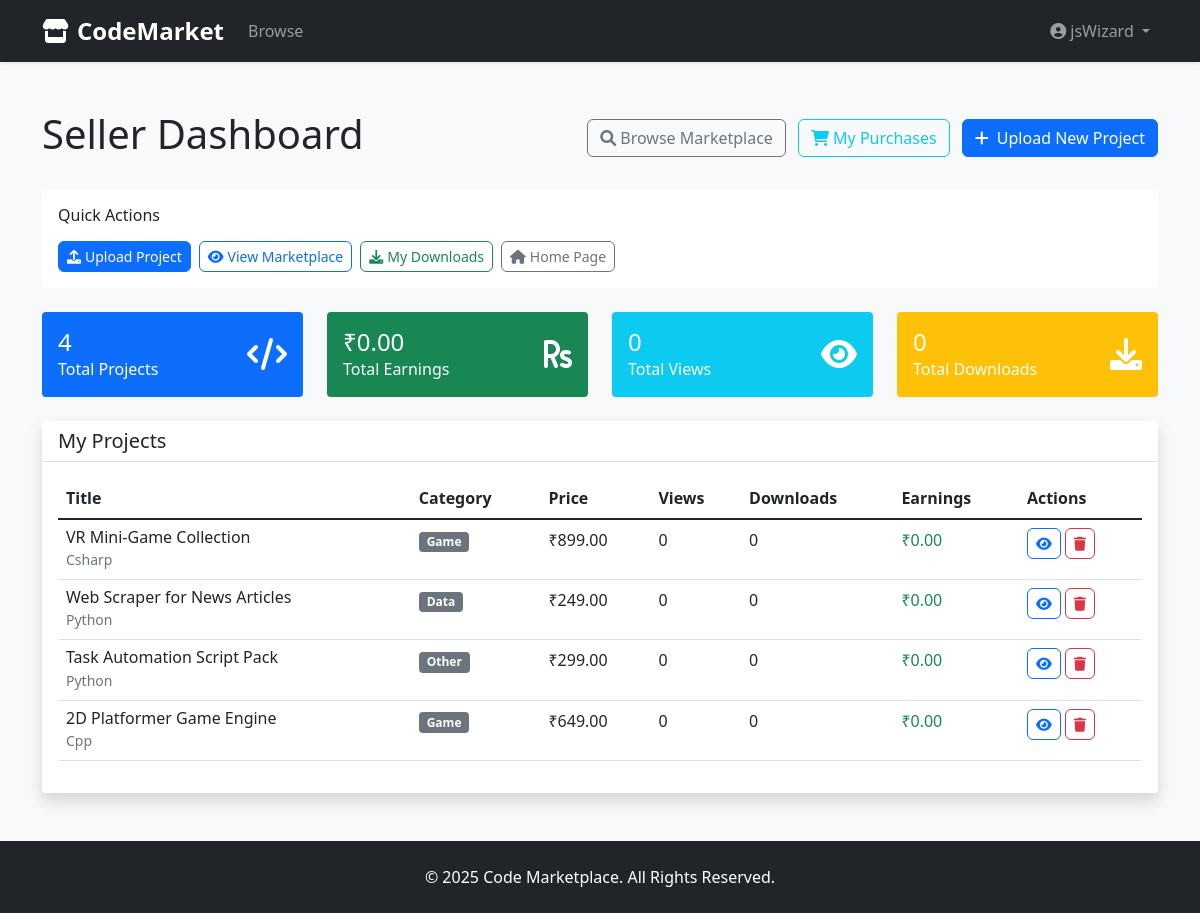
/seller/dashboard (signed in), run on the app's committed database.
### models.py (models this page shows, shortened)
class User(UserMixin, db.Model):
    id = db.Column(db.Integer, primary_key=True)
    username = db.Column(db.String(64), unique=True, nullable=False)
    email = db.Column(db.String(120), unique=True, nullable=False)
    password_hash = db.Column(db.String(256))
    is_seller = db.Column(db.Boolean, default=False)
    created_at = db.Column(db.DateTime, default=datetime.utcnow)
    projects = db.relationship('Project', backref='seller', lazy=True)
    purchases = db.relationship('Purchase', backref='buyer', lazy=True)
    reviews = db.relationship('Review', backref='reviewer', lazy=True)
    wishlist_items = db.relationship('Wishlist', backref='user', lazy=True)
    def get_earnings(self):
        total = 0
        for project in self.projects:
            total += project.get_total_earnings()
        return total

class Project(db.Model):
    id = db.Column(db.Integer, primary_key=True)
    title = db.Column(db.String(200), nullable=False)
    description = db.Column(db.Text, nullable=False)
    price = db.Column(db.Float, nullable=False)
    language = db.Column(db.String(50), nullable=False)
    category = db.Column(db.String(50), nullable=False)
    tags = db.Column(db.String(500))
    filename = db.Column(db.String(255), nullable=False)
    file_path = db.Column(db.String(500), nullable=False)
    seller_id = db.Column(db.Integer, db.ForeignKey('user.id'), nullable=False)
    created_at = db.Column(db.DateTime, default=datetime.utcnow)
    views = db.Column(db.Integer, default=0)
    is_featured = db.Column(db.Boolean, default=False)
    purchases = db.relationship('Purchase', backref='project', lazy=True)
    reviews = db.relationship('Review', backref='project', lazy=True)
    wishlist_items = db.relationship('Wishlist', backref='project', lazy=True)
    def get_total_earnings(self):
        return sum(purchase.amount for purchase in self.purchases if purchase.status == 'completed')
    def get_download_count(self):
        return len([p for p in self.purchases if p.status == 'completed'])

### routes.py (the view)
@app.route('/seller/dashboard')
@login_required
def seller_dashboard():
    if not current_user.is_seller:
        flash('You need to be a seller to access this page.', 'danger')
        return redirect(url_for('index'))
    projects = Project.query.filter_by(seller_id=current_user.id).order_by(Project.created_at.desc()).all()
    total_earnings = current_user.get_earnings()
    total_views = sum(p.views for p in projects)
    total_downloads = sum(p.get_download_count() for p in projects)
    form = FlaskForm()
    return render_template('seller_dashboard.html',
                           projects=projects,
                           total_earnings=total_earnings,
                           total_views=total_views,
                           total_downloads=total_downloads,
                           form=form)

### app.py (called while the page is built)
@login_manager.user_loader
def load_user(user_id):
    return User.query.get(int(user_id))

### templates/seller_dashboard.html (shortened to what this page needs)
{% extends "base.html" %}
{% block content %}
<div class="container py-5">
    <div class="row">
        <div class="col-12">
            <div class="d-flex justify-content-between align-items-center mb-4">
                <h1>Seller Dashboard</h1>
                <div>
                    <a href="{{ url_for('browse') }}" class="btn btn-outline-secondary me-2">
                        <i class="fas fa-search me-1"></i>Browse Marketplace
                    </a>
                    <a href="{{ url_for('buyer_dashboard') }}" class="btn btn-outline-info me-2">
                        <i class="fas fa-shopping-cart me-1"></i>My Purchases
                    </a>
                    <a href="{{ url_for('upload') }}" class="btn btn-primary">
                        <i class="fas fa-plus me-2"></i>Upload New Project
                    </a>
                </div>
            </div>
        </div>
    </div>
    <div class="row mb-4">
        <div class="col-12">
            <div class="card">
                <div class="card-body">
                    <h6 class="card-title mb-3">Quick Actions</h6>
                    <div class="d-flex flex-wrap gap-2">
                        <a href="{{ url_for('upload') }}" class="btn btn-sm btn-primary">
                            <i class="fas fa-upload me-1"></i>Upload Project
                        </a>
                        <a href="{{ url_for('browse') }}" class="btn btn-sm btn-outline-primary">
                            <i class="fas fa-eye me-1"></i>View Marketplace
                        </a>
                        <a href="{{ url_for('buyer_dashboard') }}" class="btn btn-sm btn-outline-success">
                            <i class="fas fa-download me-1"></i>My Downloads
                        </a>
                        <a href="{{ url_for('index') }}" class="btn btn-sm btn-outline-secondary">
                            <i class="fas fa-home me-1"></i>Home Page
                        </a>
                    </div>
                </div>
            </div>
        </div>
    </div>
    <div class="row mb-4">
        <div class="col-md-3">
            <div class="card bg-primary text-white">
                <div class="card-body">
                    <div class="d-flex justify-content-between">
                        <div>
                            <h4 class="mb-0">{{ projects|length }}</h4>
                            <p class="mb-0">Total Projects</p>
                        </div>
                        <div class="align-self-center">
                            <i class="fas fa-code fa-2x"></i>
                        </div>
                    </div>
                </div>
            </div>
        </div>
        <div class="col-md-3">
            <div class="card bg-success text-white">
                <div class="card-body">
                    <div class="d-flex justify-content-between">
                        <div>
                            <h4 class="mb-0">₹{{ "%.2f"|format(total_earnings) }}</h4>
                            <p class="mb-0">Total Earnings</p>
                        </div>
                        <div class="align-self-center">
                            <i class="fas fa-rupee-sign fa-2x"></i>
                        </div>
                    </div>
                </div>
            </div>
        </div>
        <div class="col-md-3">
            <div class="card bg-info text-white">
                <div class="card-body">
                    <div class="d-flex justify-content-between">
                        <div>
                            <h4 class="mb-0">{{ total_views }}</h4>
                            <p class="mb-0">Total Views</p>
                        </div>
                        <div class="align-self-center">
                            <i class="fas fa-eye fa-2x"></i>
                        </div>
                    </div>
                </div>
            </div>
        </div>
        <div class="col-md-3">
            <div class="card bg-warning text-white">
                <div class="card-body">
                    <div class="d-flex justify-content-between">
                        <div>
                            <h4 class="mb-0">{{ total_downloads }}</h4>
                            <p class="mb-0">Total Downloads</p>
                        </div>
                        <div class="align-self-center">
                            <i class="fas fa-download fa-2x"></i>
                        </div>
                    </div>
                </div>
            </div>
        </div>
    </div>
    <div class="row">
        <div class="col-12">
            <div class="card shadow">
                <div class="card-header">
                    <h5 class="mb-0">My Projects</h5>
                </div>
                <div class="card-body">
                    {% if projects %}
                    <div class="table-responsive">
                        <table class="table table-hover">
                            <thead>
                                <tr>
                                    <th>Title</th>
                                    <th>Category</th>
                                    <th>Price</th>
                                    <th>Views</th>
                                    <th>Downloads</th>
                                    <th>Earnings</th>
                                    <th>Actions</th>
                                </tr>
                            </thead>
                            <tbody>
                                {% for project in projects %}
                                <tr>
                                    <td>
                                        <div>
                                            <h6 class="mb-0">{{ project.title }}</h6>
                                            <small class="text-muted">{{ project.language.title() }}</small>
                                        </div>
                                    </td>
                                    <td>
                                        <span class="badge bg-secondary">{{ project.category.title() }}</span>
                                    </td>
                                    <td>₹{{ "%.2f"|format(project.price) }}</td>
                                    <td>{{ project.views }}</td>
                                    <td>{{ project.get_download_count() }}</td>
                                    <td class="text-success">₹{{ "%.2f"|format(project.get_total_earnings()) }}</td>
                                    <td>
                                        <a href="{{ url_for('product_detail', id=project.id) }}" class="btn btn-sm btn-outline-primary">
                                            <i class="fas fa-eye"></i>
                                        </a>
                                        <form method="POST" action="{{ url_for('delete_project', project_id=project.id) }}" class="d-inline">
                                            <button type="submit" class="btn btn-sm btn-outline-danger">
                                                <i class="fas fa-trash"></i>
                                            </button>
                                        </form>
                                    </td>
                                </tr>
                                {% endfor %}
                            </tbody>
                        </table>
                    </div>
                    {% endif %}
                </div>
            </div>
        </div>
    </div>
    {% endblock %}

### templates/base.html (shortened to what this page needs)
<!DOCTYPE html>
<html lang="en">
<head>
    <link href="https://cdn.jsdelivr.net/npm/bootstrap@5.1.3/dist/css/bootstrap.min.css" rel="stylesheet">
    <link rel="stylesheet" href="https://cdnjs.cloudflare.com/ajax/libs/font-awesome/6.0.0-beta3/css/all.min.css">
    <link rel="stylesheet" href="{{ url_for('static', filename='css/style.css') }}">
</head>
<body>
    <nav class="navbar navbar-expand-lg navbar-dark bg-dark shadow-sm">
        <div class="container">
            <a class="navbar-brand" href="{{ url_for('index') }}">
                <i class="fas fa-store me-2"></i>CodeMarket
            </a>
            <div class="collapse navbar-collapse" id="navbarNav">
                <ul class="navbar-nav me-auto">
                    <li class="nav-item">
                        <a class="nav-link" href="{{ url_for('browse') }}">Browse</a>
                    </li>
                </ul>
                <ul class="navbar-nav">
                    {% if current_user.is_authenticated %}
                        <li class="nav-item dropdown">
                            <a class="nav-link dropdown-toggle" href="#" id="navbarDropdown" role="button" data-bs-toggle="dropdown" aria-expanded="false">
                                <i class="fas fa-user-circle me-1"></i>{{ current_user.username }}
                            </a>
                        </li>
                    {% endif %}
                </ul>
            </div>
        </div>
    </nav>
    <main class="main-content">
        {% block content %}{% endblock %}
    </main>
    <footer class="bg-dark text-white text-center py-4 mt-auto">
        <div class="container">
            <p class="mb-0">&copy; 2025 Code Marketplace. All Rights Reserved.</p>
        </div>
    </footer>
</body>
</html>

### static/css/style.css (style rules this page uses)
:root { --primary-color: #0d6efd; --secondary-color: #6c757d; --success-color: #198754; --info-color: #0dcaf0; --warning-color: #ffc107; --danger-color: #dc3545; --dark-color: #212529; --light-color: #f8f9fa; }
body { font-family: 'Segoe UI', Tahoma, Geneva, Verdana, sans-serif; background-color: #f8f9fa; }
.navbar-brand { font-weight: 700; font-size: 1.5rem; }
.card { border: none; transition: transform 0.2s ease-in-out, box-shadow 0.2s ease-in-out; }
.badge { font-size: 0.75rem; }
.table th { border-top: none; font-weight: 600; color: var(--dark-color); }
.btn { border-radius: 6px; font-weight: 500; }
.btn-primary { background-color: var(--primary-color); border-color: var(--primary-color); }
.card-header { background-color: white; border-bottom: 1px solid #dee2e6; font-weight: 600; }
.text-success { color: var(--success-color) !important; }
.bg-primary { background-color: var(--primary-color) !important; }
.bg-success { background-color: var(--success-color) !important; }
.bg-info { background-color: var(--info-color) !important; }
.bg-warning { background-color: var(--warning-color) !important; }

### data on the page
User: username "jsWizard"
Project: title "VR Mini-Game Collection", language "Csharp", category "Game", price "899.00", views "0", get_download_count "0", get_total_earnings "0.00"
Project: title "Web Scraper for News Articles", language "Python", category "Data", price "249.00", views "0", get_download_count "0", get_total_earnings "0.00"
Project: title "Task Automation Script Pack", language "Python", category "Other", price "299.00", views "0", get_download_count "0", get_total_earnings "0.00"
Project: title "2D Platformer Game Engine", language "Cpp", category "Game", price "649.00", views "0", get_download_count "0", get_total_earnings "0.00"

### other printed values
{{ projects|length }} "4"
{{ "%.2f"|format(total_earnings) }} "0.00"
{{ total_views }} "0"
{{ total_downloads }} "0"
